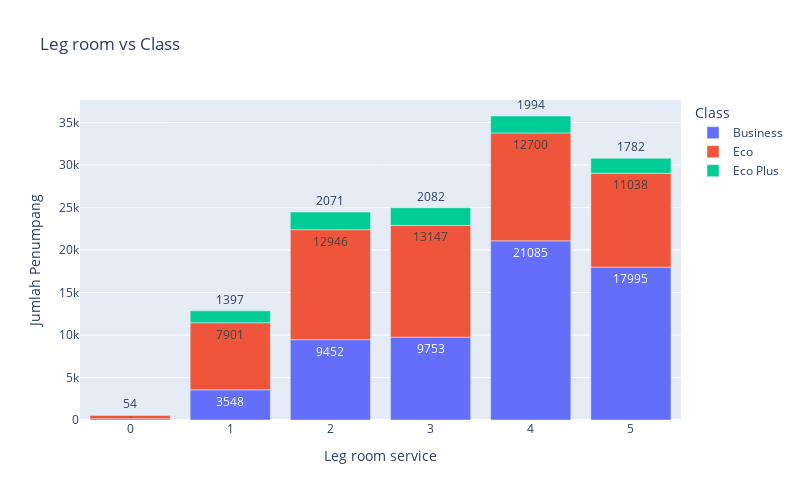

Notebook source saved alongside this figure:
### Code cell
df_legroom = df_merge.groupby(['Leg room service', 'Class']).size().reset_index(name='Jumlah')

fig_bar_legroom = px.bar(df_legroom, x='Leg room service', y='Jumlah', color='Class', title='Leg room vs Class', 
                      labels={'Leg room': 'Leg room', 'Jumlah': 'Jumlah Penumpang'}, text='Jumlah')
fig_bar_legroom.update_layout(width=800, height=500)
fig_bar_legroom.show()

### Figure 1 — Plotly figure (JSON) as saved in the notebook; plotly's stock layout.template omitted (floating-point values rounded to 4 significant figures)
{"data": [{"alignmentgroup": "True", "hovertemplate": "Class=Business<br>Leg room service=%{x}<br>Jumlah Penumpang=%{text}<extra></extra>", "legendgroup": "Business", "marker": {"color": "#636efa", "pattern": {"shape": ""}}, "name": "Business", "offsetgroup": "Business", "orientation": "v", "showlegend": true, "text": [157, 3548, 9452, 9753, 21085, 17995], "textposition": "auto", "type": "bar", "x": [0, 1, 2, 3, 4, 5], "xaxis": "x", "y": [157, 3548, 9452, 9753, 21085, 17995], "yaxis": "y"}, {"alignmentgroup": "True", "hovertemplate": "Class=Eco<br>Leg room service=%{x}<br>Jumlah Penumpang=%{text}<extra></extra>", "legendgroup": "Eco", "marker": {"color": "#EF553B", "pattern": {"shape": ""}}, "name": "Eco", "offsetgroup": "Eco", "orientation": "v", "showlegend": true, "text": [385, 7901, 12946, 13147, 12700, 11038], "textposition": "auto", "type": "bar", "x": [0, 1, 2, 3, 4, 5], "xaxis": "x", "y": [385, 7901, 12946, 13147, 12700, 11038], "yaxis": "y"}, {"alignmentgroup": "True", "hovertemplate": "Class=Eco Plus<br>Leg room service=%{x}<br>Jumlah Penumpang=%{text}<extra></extra>", "legendgroup": "Eco Plus", "marker": {"color": "#00cc96", "pattern": {"shape": ""}}, "name": "Eco Plus", "offsetgroup": "Eco Plus", "orientation": "v", "showlegend": true, "text": [54, 1397, 2071, 2082, 1994, 1782], "textposition": "auto", "type": "bar", "x": [0, 1, 2, 3, 4, 5], "xaxis": "x", "y": [54, 1397, 2071, 2082, 1994, 1782], "yaxis": "y"}], "layout": {"barmode": "relative", "height": 500, "legend": {"title": {"text": "Class"}, "tracegroupgap": 0}, "title": {"text": "Leg room vs Class"}, "width": 800, "xaxis": {"anchor": "y", "domain": [0, 1], "title": {"text": "Leg room service"}}, "yaxis": {"anchor": "x", "domain": [0, 1], "title": {"text": "Jumlah Penumpang"}}}}
